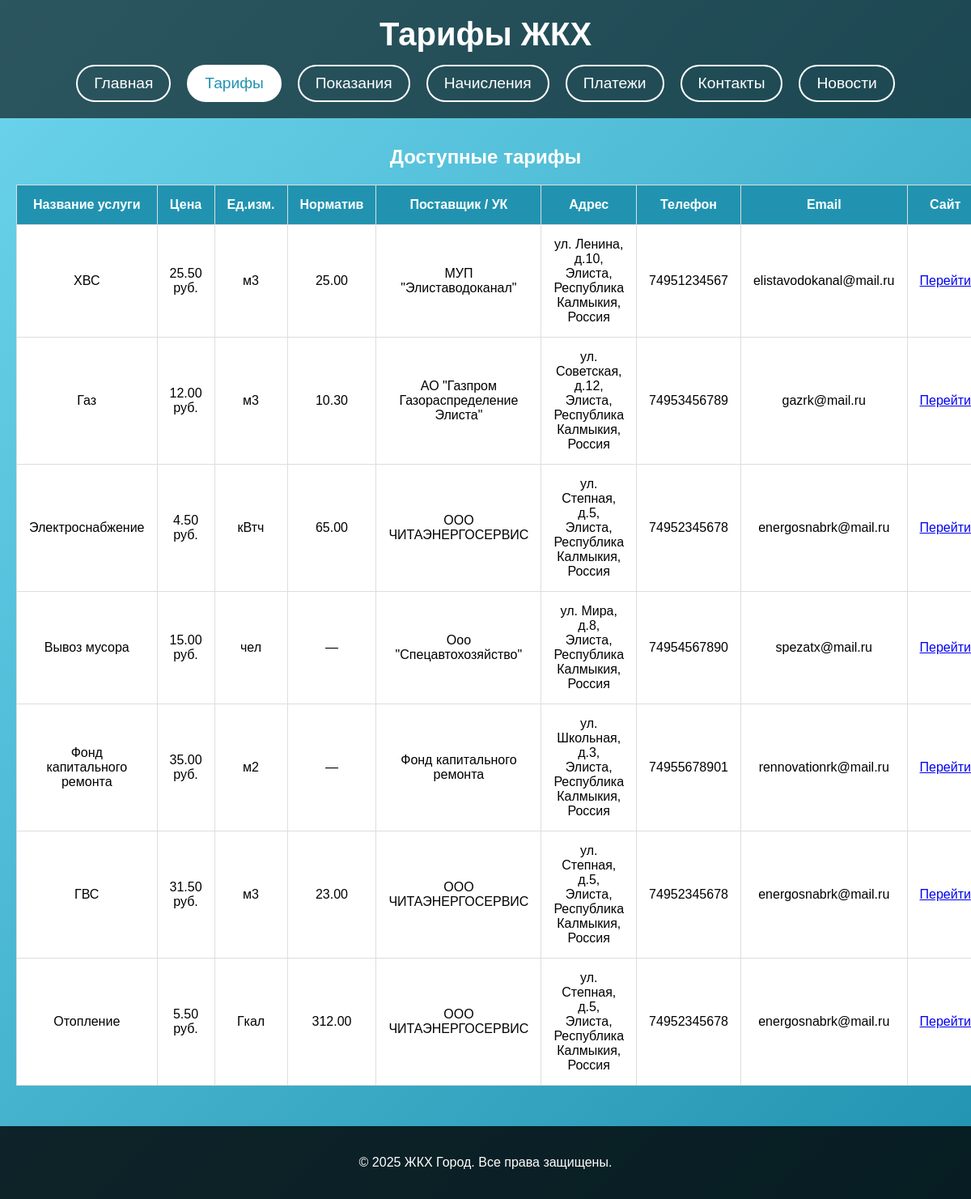
The app's page /tariffs.php with its own data.
### tables this page shows
CREATE TABLE tariffs (
    tariff_id INT AUTO_INCREMENT PRIMARY KEY,
    service_type ENUM('ХВС', 'ГВС', 'Электроснабжение', 'Отопление', 'Газ', 'Вывоз мусора', 'Фонд капитального ремонта', 'Содержание жилого помещения') NOT NULL,
    price NUMERIC(10,2) NOT NULL,          
    measurement_unit VARCHAR(20),
    resource_supplier_id INT,
    management_company_id INT,
    normative DECIMAL(10,2) NULL,
    CONSTRAINT fk_tariffs_resource_supplier
        FOREIGN KEY (resource_supplier_id)
        REFERENCES resource_supplier(resource_supplier_id)
        ON UPDATE CASCADE
        ON DELETE CASCADE,
    CONSTRAINT fk_tariffs_management_company
        FOREIGN KEY (management_company_id)
        REFERENCES management_company(management_company_id)
        ON UPDATE CASCADE
        ON DELETE CASCADE
);

### tariffs.php (the view, shortened to what this page needs)
<?php
$is_authorized = isset($_SESSION['user_id']);
$role = $is_authorized ? $_SESSION['role'] : null;
if ($is_authorized) {
    $home_link = ($role === 'admin') ? 'admin.php' : 'auth.php';
} else {
    $home_link = 'index.php';
}
$conn = new mysqli('localhost', 'root', 'Vk280205+', 'jkh1');
$sql = "
SELECT
    t.service_type,
    t.price,
    t.measurement_unit,
    t.normative,  -- <-- новое поле для вывода норматива
    -- Поставщик/УК:
    COALESCE(rs.resource_supplier_name, mc.management_company_name) AS supplier_name,
    -- Адрес поставщика/УК:
    COALESCE(rs.resource_supplier_address, mc.management_company_address) AS address,
    -- Телефон поставщика/УК:
    COALESCE(rs.resource_supplier_phone, mc.management_company_phone) AS phone,
    -- Email:
    COALESCE(rs.resource_supplier_email, mc.management_company_email) AS email,
    -- Сайт (для ресурсника: website, для УК - у вас пока нет отдельного поля, но оставим как в примере):
    rs.resource_supplier_website AS supplier_website,
    mc.management_company_workhours AS mc_workhours
FROM tariffs t
LEFT JOIN resource_supplier rs ON t.resource_supplier_id = rs.resource_supplier_id
LEFT JOIN management_company mc ON t.management_company_id = mc.management_company_id
";
if (!$is_authorized) {
    $sql .= "
       WHERE t.service_type != 'Содержание жилого помещения'
    ";
}
$result = $conn->query($sql);
?>
<!DOCTYPE html>
<html lang="ru">
<head>
</head>
<body>
<header>
    <h1>Тарифы ЖКХ</h1>
    <nav>
      <a href="<?php echo $home_link; ?>"
         class="<?php echo (basename($_SERVER['PHP_SELF'])=='index.php'
                            || basename($_SERVER['PHP_SELF'])=='auth.php'
                            || basename($_SERVER['PHP_SELF'])=='admin.php') ? 'active' : ''; ?>">
         Главная
      </a>
      <a href="tariffs.php" class="<?php echo basename($_SERVER['PHP_SELF'])=='tariffs.php' ? 'active':''; ?>">Тарифы</a>
      <a href="pokazaniya.php" class="<?php echo basename($_SERVER['PHP_SELF'])=='pokazaniya.php' ? 'active':''; ?>">Показания</a>
      <a href="bills.php" class="<?php echo basename($_SERVER['PHP_SELF'])=='bills.php' ? 'active':''; ?>">Начисления</a>
      <a href="payments.php" class="<?php echo basename($_SERVER['PHP_SELF'])=='payments.php' ? 'active':''; ?>">Платежи</a>
      <a href="contact.php" class="<?php echo basename($_SERVER['PHP_SELF'])=='contact.php' ? 'active':''; ?>">Контакты</a>
      <a href="news.php" class="<?php echo basename($_SERVER['PHP_SELF'])=='news.php' ? 'active':''; ?>">Новости</a>
    </nav>
</header>
<section class="content">
    <h2>Доступные тарифы</h2>
    <table>
        <thead>
            <tr>
                <th>Название услуги</th>
                <th>Цена</th>
                <th>Ед.изм.</th>
                <th>Норматив</th>
                <th>Поставщик / УК</th>
                <th>Адрес</th>
                <th>Телефон</th>
                <th>Email</th>
                <th>Сайт</th>
            </tr>
        </thead>
        <tbody>
            <?php
            if ($result && $result->num_rows > 0) {
                while ($row = $result->fetch_assoc()) {
                    $service_type   = $row['service_type'];
                    $price          = $row['price'];
                    $unit           = $row['measurement_unit'];
                    $normative      = $row['normative'];
                    $supplier_name  = $row['supplier_name'];
                    $address        = $row['address'];
                    $phone          = $row['phone'];
                    $email          = $row['email'];
                    $website_supplier = $row['supplier_website'];
                    $website_link = "";
                    if (!empty($website_supplier)) {
                        $website_link = "<a href='".htmlspecialchars($website_supplier)."' target='_blank'>Перейти</a>";
                    } else {
                        $website_link = "—";
                    }
                    $normative_str = ($normative !== null) ? $normative : "—";
                    echo "<tr>";
                    echo "<td>".htmlspecialchars($service_type)."</td>";
                    echo "<td>".htmlspecialchars($price)." руб.</td>";
                    echo "<td>".htmlspecialchars($unit)."</td>";
                    echo "<td>".htmlspecialchars($normative_str)."</td>";
                    echo "<td>".htmlspecialchars($supplier_name)."</td>";
                    echo "<td>".htmlspecialchars($address)."</td>";
                    echo "<td>".htmlspecialchars($phone)."</td>";
                    echo "<td>".htmlspecialchars($email)."</td>";
                    echo "<td>".$website_link."</td>";
                    echo "</tr>";
                }
            } else {
                echo "<tr><td colspan='9'>Тарифы не найдены</td></tr>";
            }
            ?>
        </tbody>
    </table>
</section>
<footer>
    <p>&copy; 2025 ЖКХ Город. Все права защищены.</p>
</footer>
</body>
</html>

### tariffs.php (style rules this page uses)
body { font-family: Arial, sans-serif; margin: 0; padding: 0; background: linear-gradient(135deg, #6dd5ed, #2193b0); color: #fff; display: flex; flex-direction: column; min-height: 100vh; }
header { background: rgba(0,0,0,0.6); padding: 20px 0; text-align: center; position: fixed; top: 0; left: 0; width: 100%; z-index: 1000; }
header h1 { margin: 0; font-size: 2.5em; color: #fff; }
nav { display: flex; justify-content: center; gap: 20px; margin-top: 15px; }
nav a { color: #fff; text-decoration: none; font-size: 1.2em; padding: 10px 20px; border: 2px solid #fff; border-radius: 25px; transition: 0.3s; }
nav a:hover, nav a.active { background: #fff; color: #2193b0; }
.content { padding: 160px 20px 50px; text-align: center; flex: 1; }
table { width: 80%; margin: 0 auto; border-collapse: collapse; background: #fff; color: #000; }
table th, table td { padding: 15px; border: 1px solid #ddd; text-align: center; }
table th { background: #2193b0; color: #fff; }
footer { text-align: center; padding: 20px; background: rgba(0,0,0,0.8); color: #fff; margin-top: auto; }

### records on screen
tariffs: service_type "ХВС", price "25.50", measurement_unit "м3", normative "25.00", supplier_name "МУП \"Элиставодоканал\"", address "ул. Ленина, д.10, Элиста, Республика Калмыкия, Россия", phone "74951234567", email "elistavodokanal@mail.ru"
tariffs: service_type "Газ", price "12.00", measurement_unit "м3", normative "10.30", supplier_name "АО \"Газпром Газораспределение Элиста\"", address "ул. Советская, д.12, Элиста, Республика Калмыкия, Россия", phone "74953456789", email "gazrk@mail.ru"
tariffs: service_type "Электроснабжение", price "4.50", measurement_unit "кВтч", normative "65.00", supplier_name "ООО ЧИТАЭНЕРГОСЕРВИС", address "ул. Степная, д.5, Элиста, Республика Калмыкия, Россия", phone "74952345678", email "energosnabrk@mail.ru"
tariffs: service_type "Вывоз мусора", price "15.00", measurement_unit "чел", normative_str "—", supplier_name "Ооо \"Спецавтохозяйство\"", address "ул. Мира, д.8, Элиста, Республика Калмыкия, Россия", phone "74954567890", email "spezatx@mail.ru"
tariffs: service_type "Фонд капитального ремонта", price "35.00", measurement_unit "м2", normative_str "—", supplier_name "Фонд капитального ремонта", address "ул. Школьная, д.3, Элиста, Республика Калмыкия, Россия", phone "74955678901", email "rennovationrk@mail.ru"
tariffs: service_type "ГВС", price "31.50", measurement_unit "м3", normative "23.00", supplier_name "ООО ЧИТАЭНЕРГОСЕРВИС", address "ул. Степная, д.5, Элиста, Республика Калмыкия, Россия", phone "74952345678", email "energosnabrk@mail.ru"
tariffs: service_type "Отопление", price "5.50", measurement_unit "Гкал", normative "312.00", supplier_name "ООО ЧИТАЭНЕРГОСЕРВИС", address "ул. Степная, д.5, Элиста, Республика Калмыкия, Россия", phone "74952345678", email "energosnabrk@mail.ru"
